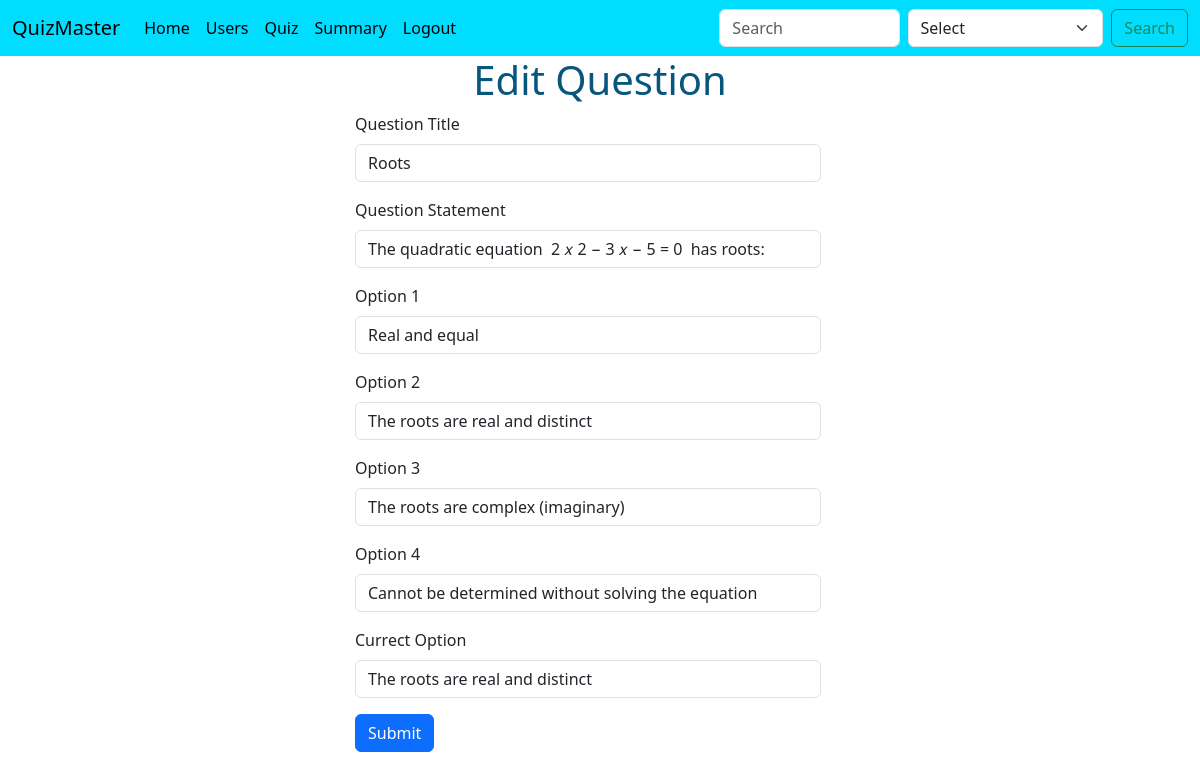
The app's page /edit_question/3 (signed in) with its own data.
### controllers/database.py (models this page shows)
class Question(db.Model):
    __tablename__ = 'questions'
    id = db.Column(db.Integer, primary_key=True)
    quiz_id = db.Column(db.Integer, db.ForeignKey('quiz.id'), nullable=False)
    question_title = db.Column(db.String(50),nullable = False)
    question_statement = db.Column(db.Text, nullable=False)
    option1 = db.Column(db.String(100), nullable=False)
    option2 = db.Column(db.String(100), nullable=False)
    option3 = db.Column(db.String(100), nullable=False)
    option4 = db.Column(db.String(100), nullable=False)
    correct_option = db.Column(db.String(100), nullable=False)
    user_answers = db.relationship('UserAnswers', backref='question', lazy=True, cascade="all, delete-orphan")

### controllers/edit_routes.py (the view, shortened to what this page needs)
@app.route("/edit_question/<int:question_id>" , methods = ["GET","POST"])
def edit_question(question_id):
    if session.get("user_role",None) == "admin":
        question = Question.query.filter_by(id = question_id).first()
        if not question:
            flash("Question not found")
            return redirect(url_for("quiz_management"))
        if request.method == "GET":
            return render_template("edit_question.html",question = question)
    else:
        flash("You are not authorized to access this page")
        return redirect(url_for("quiz_management"))

### templates/edit_question.html (shortened to what this page needs)
{% extends 'base.html' %}
{% block body %}
<div><h1 class = "text-center" style="color: #07567d;">Edit Question</h1></div>
<div class="container-fluid row justify-content-center">
    <form class = "col-5" action="{{url_for('edit_question', question_id = question.id)}}" method="POST">
        <div class="mb-3">
            <label for="exampleFormControlInput1" class="form-label">Question Title</label>
            <input type="text" class="form-control" id="exampleFormControlInput1" name="question_title" value="{{question.question_title}}">
        </div>
        <div class="mb-3">
            <label for="inputPassword5" class="form-label">Question Statement</label>
            <input type="text" id="inputPassword5" class="form-control" aria-describedby="passwordHelpBlock" name="question_statement" value="{{question.question_statement}}">
        </div>
        <div class="mb-3">
            <label for="inputPassword5" class="form-label">Option 1</label>
            <input type="text" id="inputPassword5" class="form-control" aria-describedby="passwordHelpBlock" name="option1" value="{{question.option1}}">
        </div>
        <div class="mb-3">
            <label for="inputPassword5" class="form-label">Option 2</label>
            <input type="text" id="inputPassword5" class="form-control" aria-describedby="passwordHelpBlock" name="option2" value="{{question.option2}}">
        </div>
        <div class="mb-3">
            <label for="inputPassword5" class="form-label">Option 3</label>
            <input type="text" id="inputPassword5" class="form-control" aria-describedby="passwordHelpBlock" name="option3" value="{{question.option3}}">
        </div>
        <div class="mb-3">
            <label for="inputPassword5" class="form-label">Option 4</label>
            <input type="text" id="inputPassword5" class="form-control" aria-describedby="passwordHelpBlock" name="option4" value="{{question.option4}}">
        </div>
        <div class="mb-3">
            <label for="inputPassword5" class="form-label">Currect Option</label>
            <input type="text" id="inputPassword5" class="form-control" aria-describedby="passwordHelpBlock" name="correct_option" value="{{question.correct_option}}">
        </div>
        <div>
            <button type="submit" class="btn btn-primary">Submit</button>
        </div>
    </form>
</div>
{% endblock body %}

### records on screen
Question: question_title "Roots", question_statement "The quadratic equation 2 𝑥 2 − 3 𝑥 − 5 = 0 has roots:", option1 "Real and equal", option2 "The roots are real and distinct", option3 "The roots are complex (imaginary)", option4 "Cannot be determined without solving the equation", correct_option "The roots are real and distinct"
